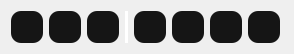
<?xml version="1.0" encoding="UTF-8"?>
<ui version="4.0">
 <class>FragmentEditorToolbar</class>
 <widget class="QWidget" name="FragmentEditorToolbar">
  <property name="geometry">
   <rect>
    <x>0</x>
    <y>0</y>
    <width>294</width>
    <height>50</height>
   </rect>
  </property>
  <property name="windowTitle">
   <string>Form</string>
  </property>
  <layout class="QHBoxLayout" name="horizontalLayout">
   <item>
    <widget class="QPushButton" name="btPencil">
     <property name="minimumSize">
      <size>
       <width>32</width>
       <height>32</height>
      </size>
     </property>
     <property name="maximumSize">
      <size>
       <width>32</width>
       <height>32</height>
      </size>
     </property>
     <property name="font">
      <font>
       <family>Ubuntu</family>
       <pointsize>-1</pointsize>
       <italic>false</italic>
       <bold>true</bold>
      </font>
     </property>
     <property name="styleSheet">
      <string notr="true">QPushButton {
    background-color: rgb(21, 21, 21);
    color: white;
    border-width: 0px;
    border-radius: 10px;
    font: bold 12px;
    padding: 4px;
}

QPushButton#evilButton:pressed {
    background-color: rgb(9, 36, 78);
}

QPushButton#evilButton:checked {
    background-color: rgb(86, 145, 236);
}</string>
     </property>
     <property name="text">
      <string/>
     </property>
     <property name="icon">
      <iconset>
       <normalon>:/style/pencil-solid.svg</normalon>
      </iconset>
     </property>
     <property name="checkable">
      <bool>true</bool>
     </property>
     <property name="checked">
      <bool>false</bool>
     </property>
    </widget>
   </item>
   <item>
    <widget class="QPushButton" name="btEraser">
     <property name="minimumSize">
      <size>
       <width>32</width>
       <height>32</height>
      </size>
     </property>
     <property name="maximumSize">
      <size>
       <width>32</width>
       <height>32</height>
      </size>
     </property>
     <property name="styleSheet">
      <string notr="true">QPushButton {
    background-color: rgb(21, 21, 21);
    color: white;
    border-width: 0px;
    border-radius: 10px;
    font: bold 12px;
    padding: 4px;
}

QPushButton#evilButton:pressed {
    background-color: rgb(9, 36, 78);
}

QPushButton#evilButton:checked {
    background-color: rgb(86, 145, 236);
}</string>
     </property>
     <property name="text">
      <string/>
     </property>
     <property name="icon">
      <iconset>
       <normalon>:/style/eraser-solid.svg</normalon>
      </iconset>
     </property>
     <property name="checkable">
      <bool>true</bool>
     </property>
    </widget>
   </item>
   <item>
    <widget class="QPushButton" name="btLinker">
     <property name="minimumSize">
      <size>
       <width>32</width>
       <height>32</height>
      </size>
     </property>
     <property name="maximumSize">
      <size>
       <width>32</width>
       <height>32</height>
      </size>
     </property>
     <property name="styleSheet">
      <string notr="true">QPushButton {
    background-color: rgb(21, 21, 21);
    color: white;
    border-width: 0px;
    border-radius: 10px;
    font: bold 12px;
    padding: 4px;
}

QPushButton#evilButton:pressed {
    background-color: rgb(9, 36, 78);
}

QPushButton#evilButton:checked {
    background-color: rgb(86, 145, 236);
}</string>
     </property>
     <property name="text">
      <string/>
     </property>
     <property name="icon">
      <iconset>
       <normalon>:/style/link-solid.svg</normalon>
      </iconset>
     </property>
    </widget>
   </item>
   <item>
    <widget class="QWidget" name="widget" native="true">
     <property name="minimumSize">
      <size>
       <width>2</width>
       <height>0</height>
      </size>
     </property>
     <property name="maximumSize">
      <size>
       <width>3</width>
       <height>16777215</height>
      </size>
     </property>
     <property name="styleSheet">
      <string notr="true">background-color: rgb(255, 255, 255);</string>
     </property>
    </widget>
   </item>
   <item>
    <widget class="QPushButton" name="btShowNext">
     <property name="minimumSize">
      <size>
       <width>32</width>
       <height>32</height>
      </size>
     </property>
     <property name="maximumSize">
      <size>
       <width>32</width>
       <height>32</height>
      </size>
     </property>
     <property name="styleSheet">
      <string notr="true">QPushButton {
    background-color: rgb(21, 21, 21);
    color: white;
    border-width: 0px;
    border-radius: 10px;
    font: bold 12px;
    padding: 4px;
}

QPushButton#evilButton:pressed {
    background-color: rgb(9, 36, 78);
}

QPushButton#evilButton:checked {
    background-color: rgb(86, 145, 236);
}</string>
     </property>
     <property name="text">
      <string/>
     </property>
     <property name="icon">
      <iconset>
       <normalon>:/style/search-solid.svg</normalon>
      </iconset>
     </property>
     <property name="checkable">
      <bool>true</bool>
     </property>
    </widget>
   </item>
   <item>
    <widget class="QPushButton" name="btShowLinkedTiles">
     <property name="minimumSize">
      <size>
       <width>32</width>
       <height>32</height>
      </size>
     </property>
     <property name="maximumSize">
      <size>
       <width>32</width>
       <height>32</height>
      </size>
     </property>
     <property name="styleSheet">
      <string notr="true">QPushButton {
    background-color: rgb(21, 21, 21);
    color: white;
    border-width: 0px;
    border-radius: 10px;
    font: bold 12px;
    padding: 4px;
}

QPushButton#evilButton:pressed {
    background-color: rgb(9, 36, 78);
}

QPushButton#evilButton:checked {
    background-color: rgb(86, 145, 236);
}</string>
     </property>
     <property name="text">
      <string/>
     </property>
     <property name="icon">
      <iconset>
       <normalon>:/style/link-solid.svg</normalon>
      </iconset>
     </property>
     <property name="checkable">
      <bool>true</bool>
     </property>
    </widget>
   </item>
   <item>
    <widget class="QPushButton" name="btShowUnlinkedTiles">
     <property name="minimumSize">
      <size>
       <width>32</width>
       <height>32</height>
      </size>
     </property>
     <property name="maximumSize">
      <size>
       <width>32</width>
       <height>32</height>
      </size>
     </property>
     <property name="styleSheet">
      <string notr="true">QPushButton {
    background-color: rgb(21, 21, 21);
    color: white;
    border-width: 0px;
    border-radius: 10px;
    font: bold 12px;
    padding: 4px;
}

QPushButton#evilButton:pressed {
    background-color: rgb(9, 36, 78);
}

QPushButton#evilButton:checked {
    background-color: rgb(86, 145, 236);
}</string>
     </property>
     <property name="text">
      <string/>
     </property>
     <property name="icon">
      <iconset>
       <normalon>:/style/link-slash-solid.svg</normalon>
      </iconset>
     </property>
     <property name="checkable">
      <bool>true</bool>
     </property>
    </widget>
   </item>
   <item>
    <widget class="QPushButton" name="btShowGrid">
     <property name="minimumSize">
      <size>
       <width>32</width>
       <height>32</height>
      </size>
     </property>
     <property name="maximumSize">
      <size>
       <width>32</width>
       <height>32</height>
      </size>
     </property>
     <property name="styleSheet">
      <string notr="true">QPushButton {
    background-color: rgb(21, 21, 21);
    color: white;
    border-width: 0px;
    border-radius: 10px;
    font: bold 12px;
    padding: 4px;
}

QPushButton#evilButton:pressed {
    background-color: rgb(9, 36, 78);
}

QPushButton#evilButton:checked {
    background-color: rgb(86, 145, 236);
}</string>
     </property>
     <property name="text">
      <string/>
     </property>
     <property name="icon">
      <iconset>
       <normalon>:/style/table-cells-large-solid.svg</normalon>
      </iconset>
     </property>
     <property name="checkable">
      <bool>true</bool>
     </property>
    </widget>
   </item>
  </layout>
 </widget>
 <resources/>
 <connections/>
</ui>
